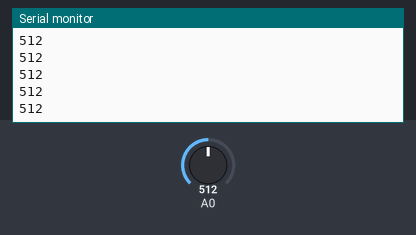
Bench run of a sketch on a simulated Arduino Uno, built with avr-gcc and run on an emulated ATmega328P. Parts: the last lines printed to the serial monitor. The inputs (shaded band) are chosen by the test bench; at power-on: A0 = 512.

Above: at 1.2 s.
1.3 s: A0 set to 716
At 2.4 s:
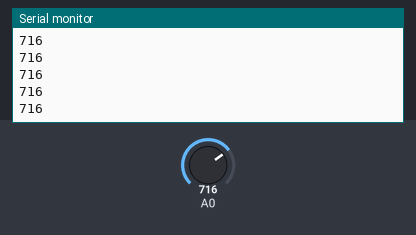
2.8 s: A0 set to 900
At 3.4 s:
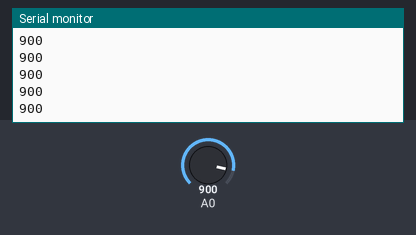
Timing chart, 0 to 5.8 s (numbered marks = the images above; inputs shaded):
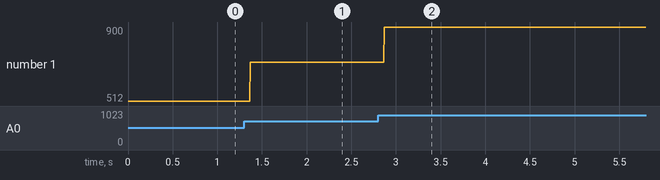

Measured:
- after the input at 1.3 s, the serial monitor: prints a new line after 0.07 s (image 1)
- after the input at 2.8 s, the serial monitor: prints a new line after 0.07 s (image 2)
- plotted number 1: 512 → 716 after the input at 1.3 s, 716 → 900 after the input at 2.8 s

The sketch:

inputs_x1.ino
```cpp
void setup() {
  Serial.begin(9600);
}

void loop() {
  int potVal = analogRead(A0);

  Serial.print(potVal);
  Serial.println();
}
```
